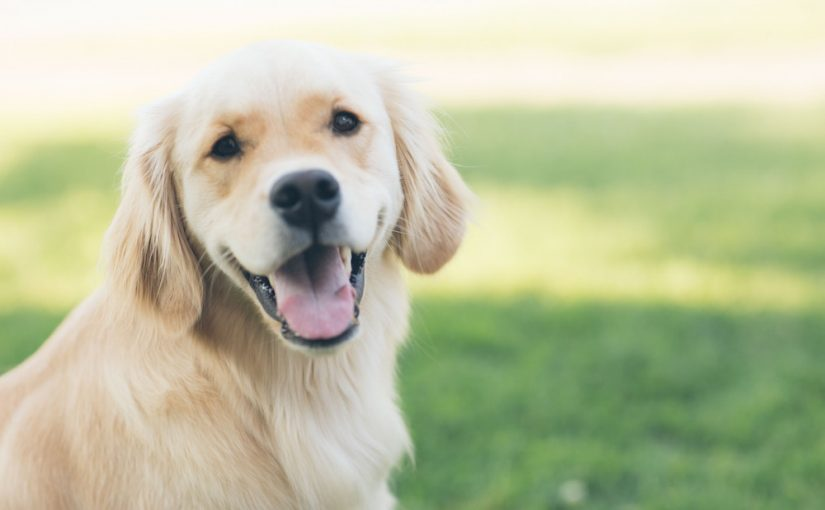
#> input picture Data/dog.jpg, 825 x 510 px, found by its file name
$ python chapter12.py
#> lines starting #> are read from the running program, lines starting #| are printed output that depends on the picture; after the words box and inside, x2 and y2 are one past the last pixel; in counts of white or black regions, pixels touching at a corner belong together
# Objective: Learn how to generate histograms for an image
import cv2 as cv
import matplotlib.pyplot as plt
import numpy as np

# read the image on the disk
img = cv.imread('Data\\dog.jpg')
#> img is the input picture: shape (510, 825, 3); mean B, G, R 158, 192.5, 186.8
cv.imshow('Dog', img)

blank = np.zeros(img.shape[:2], dtype='uint8')

gray = cv.cvtColor(img, cv.COLOR_BGR2GRAY)
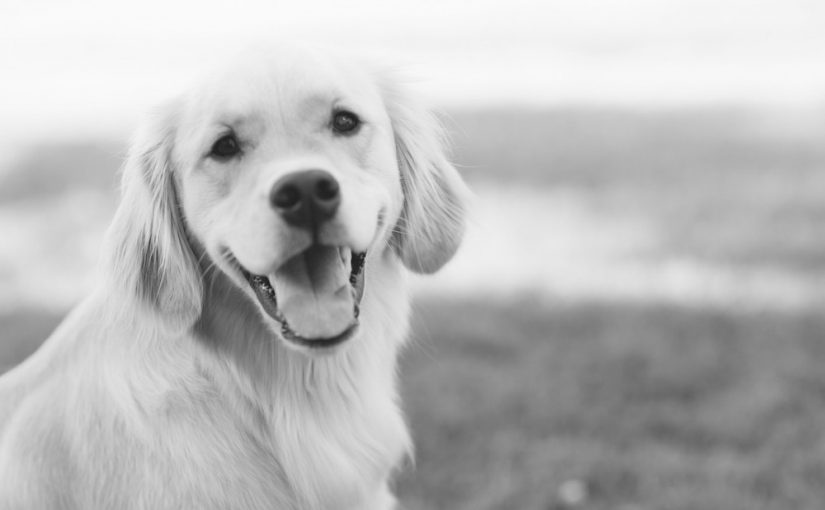
#> gray: shape (510, 825); min 26, max 251, mean 186.8
cv.imshow('Gray',gray)


# Grayscale histogram
# 0 in the number of channels
# None is the mask (we don't have a mask now)
gray_hist = cv.calcHist([gray], [0], None, [256], [0,256])
#> gray_hist = 256 values, max 12854 at index 247, min 0 at index 0, mean 1643.6

plt.figure()
plt.title('Grayscale Histogram')
plt.xlabel('Bins')
plt.ylabel('# of pixels')
plt.plot(gray_hist)
plt.xlim([0,256])
plt.grid(True)
plt.show()
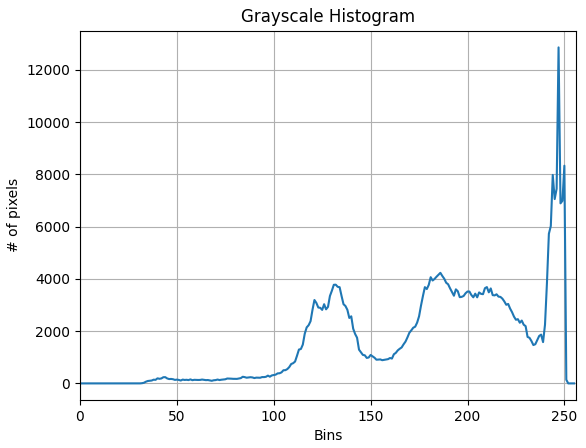
#> figure drawn by matplotlib, 1 panel; curve peaks at x = 247, y = 12854

# Calculate color histograms and apply a mask i.e. histograms will be calculated only on the not masked part of the image
mask = cv.circle(blank, (img.shape[1]//2, img.shape[0]//2), 100, 255, -1)
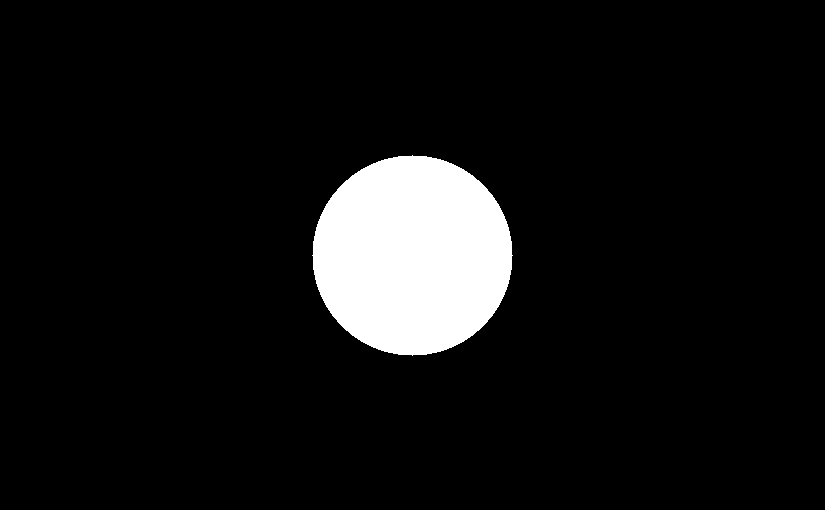
#> blank: shape (510, 825); 7.5% white; 1 white region, box (x1, y1, x2, y2) and area: (312, 155, 513, 356) 31417
masked = cv.bitwise_and(gray,gray,mask=mask)
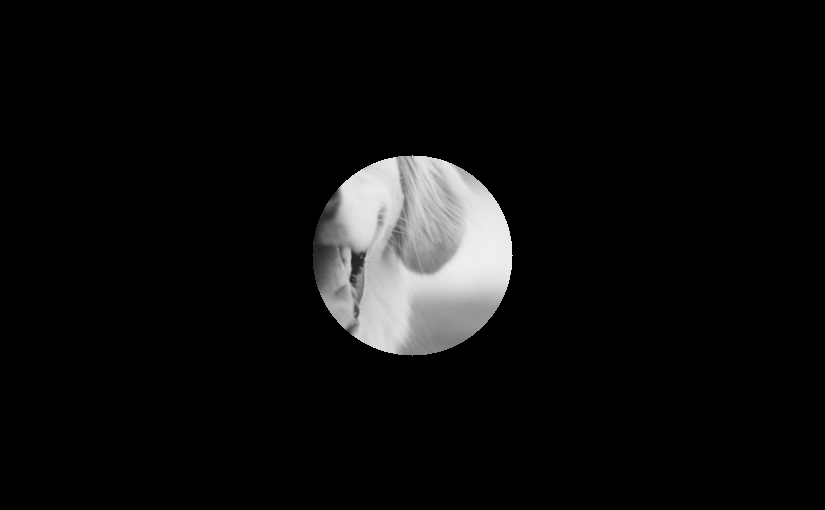
#> masked: shape (510, 825); min 0, max 239, mean 13.6
cv.imshow('Masked',masked)
gray_hist = cv.calcHist([gray], [0], mask, [256], [0,256])
#> gray_hist = 256 values, max 603 at index 237, min 0 at index 0, mean 122.7

plt.figure()
plt.title('Colour Histogram')
plt.xlabel('Bins')
plt.ylabel('# of pixels')


# Color Histogram
mask = cv.circle(blank, (img.shape[1]//2, img.shape[0]//2), 100, 255, -1)
masked = cv.bitwise_and(img,img,mask=mask)
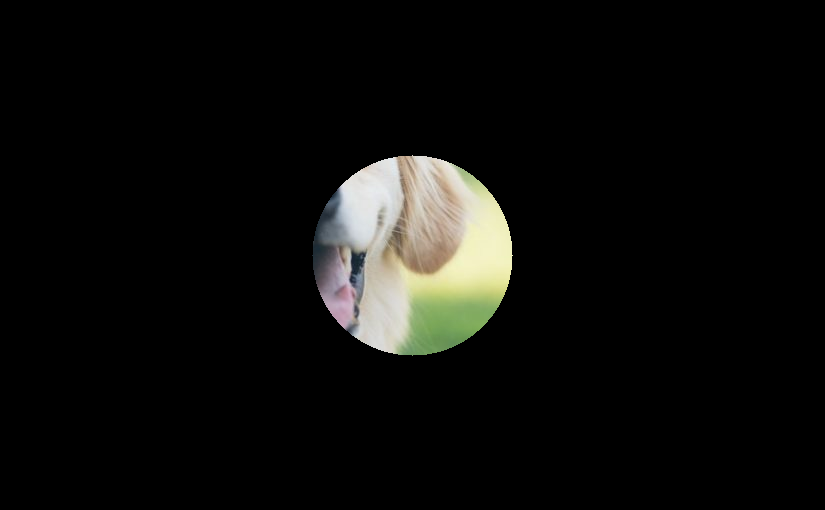
#> masked: shape (510, 825, 3); mean B, G, R 11.9, 13.9, 13.8
colors = ('b','g','r')
print(masked.shape)
#| (510, 825, 3)
for i,col in enumerate(colors):
    hist = cv.calcHist([img],[i],mask,[256],[0,256])
    plt.plot(hist,color=col)
    plt.xlim([0,256])

plt.show()
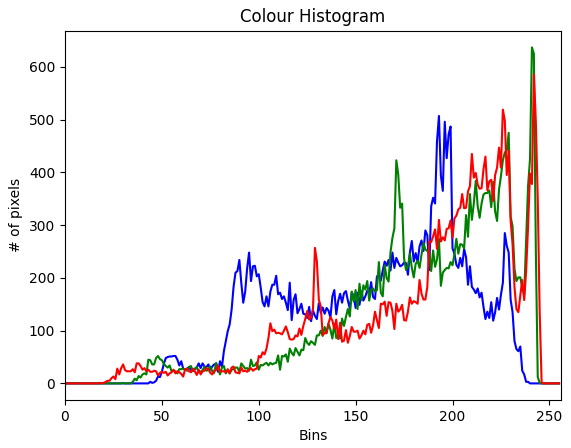
#> figure drawn by matplotlib, 1 panel; curve peaks at x = 193, y = 507; curve peaks at x = 241, y = 637; curve peaks at x = 242, y = 586
cv.waitKey(0)

$ run again, with Data/landscape.JPG copied over Data/dog.jpg
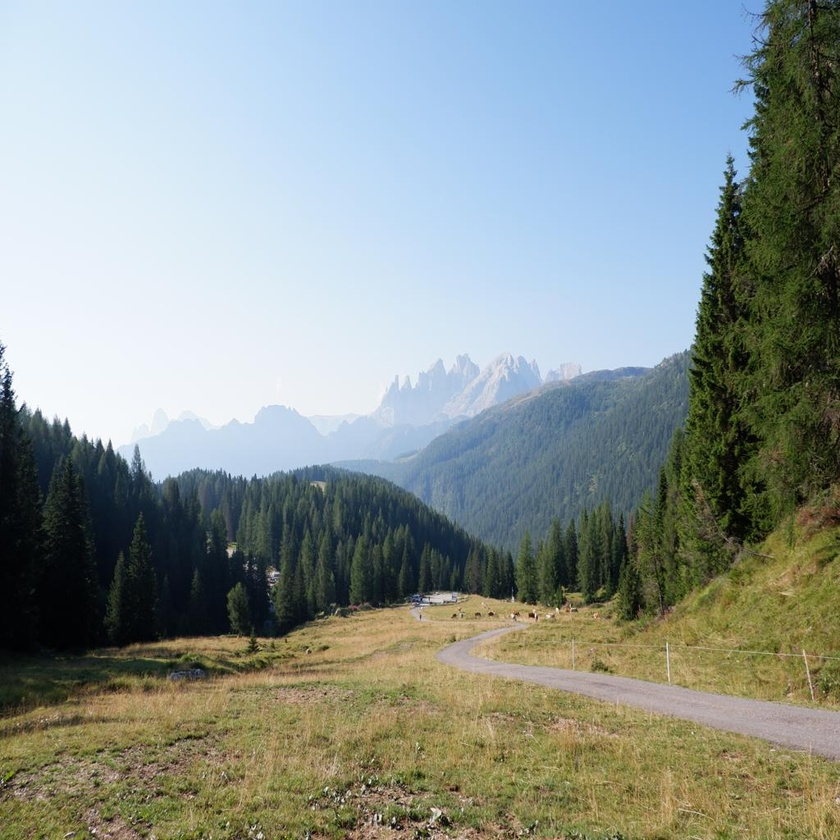
#> input picture Data/landscape.JPG, 840 x 840 px, shrunk from 1024 x 1024 before the run, found by its file name
#> img is the input picture: shape (840, 840, 3); mean B, G, R 145.8, 149.5, 139.7
#> `gray_hist = cv.calcHist([gray], [0], None, [256], [0,256])`: gray_hist = 256 values, max 6410 at index 239, min 3 at index 255, mean 2756.2
#> `mask = cv.circle(blank, (img.shape[1]//2, img.shape[0]//2), 100, 255, ..`:
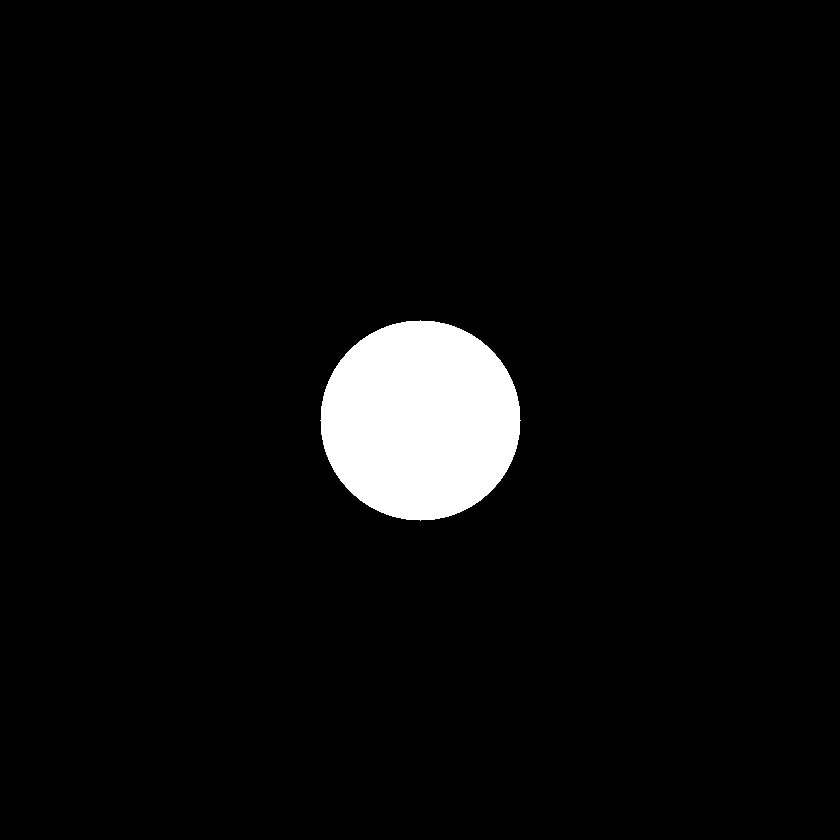
#> blank: shape (840, 840); 4.5% white; 1 white region, box (x1, y1, x2, y2) and area: (320, 320, 521, 521) 31417
#> `gray_hist = cv.calcHist([gray], [0], mask, [256], [0,256])`: gray_hist = 256 values, max 838 at index 237, min 0 at index 0, mean 122.7
#| (840, 840, 3)
#> `plt.show()`:
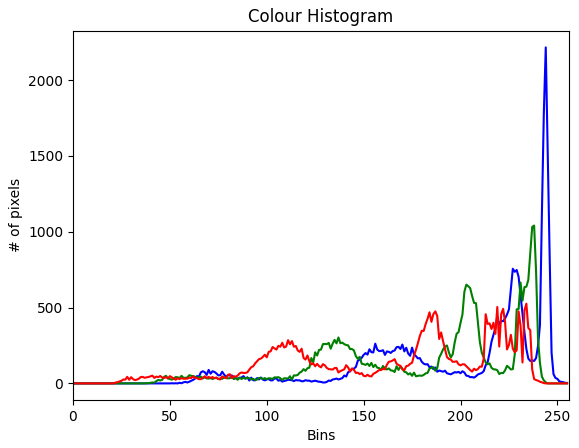
#> figure drawn by matplotlib, 1 panel; curve peaks at x = 244, y = 2216; curve peaks at x = 238, y = 1041; curve peaks at x = 234, y = 526

$ run again, with Data/registration.jpg copied over Data/dog.jpg
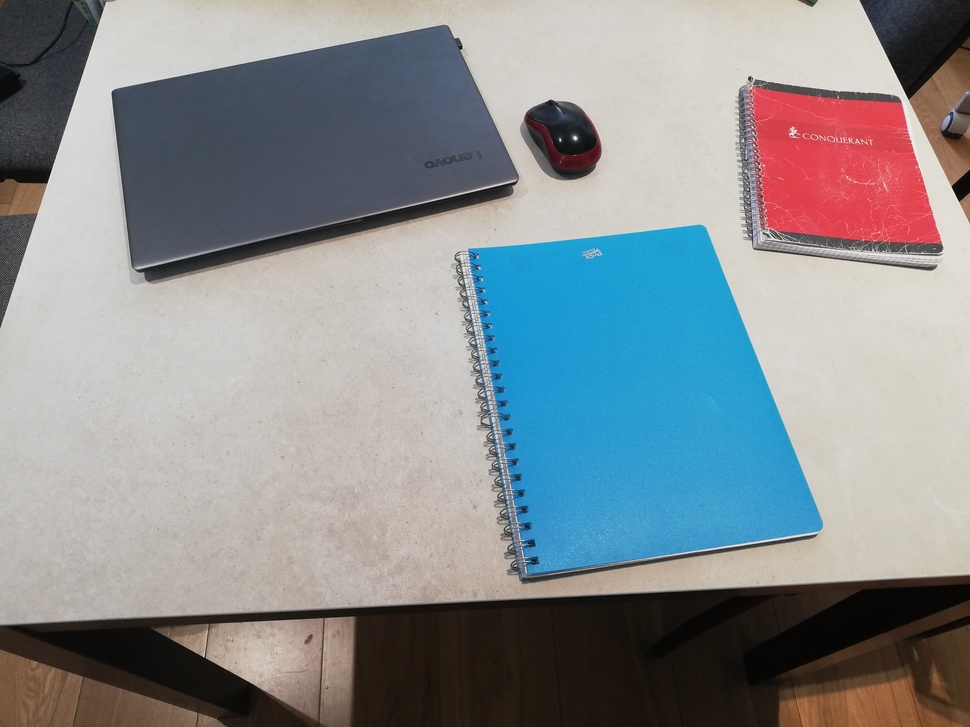
#> input picture Data/registration.jpg, 970 x 727 px, shrunk from 4608 x 3456 before the run, found by its file name
#> img is the input picture: shape (727, 970, 3); mean B, G, R 144.9, 141.8, 136.8
#> `gray_hist = cv.calcHist([gray], [0], None, [256], [0,256])`: gray_hist = 256 values, max 13715 at index 209, min 0 at index 0, mean 2754.6
#> `mask = cv.circle(blank, (img.shape[1]//2, img.shape[0]//2), 100, 255, ..`:
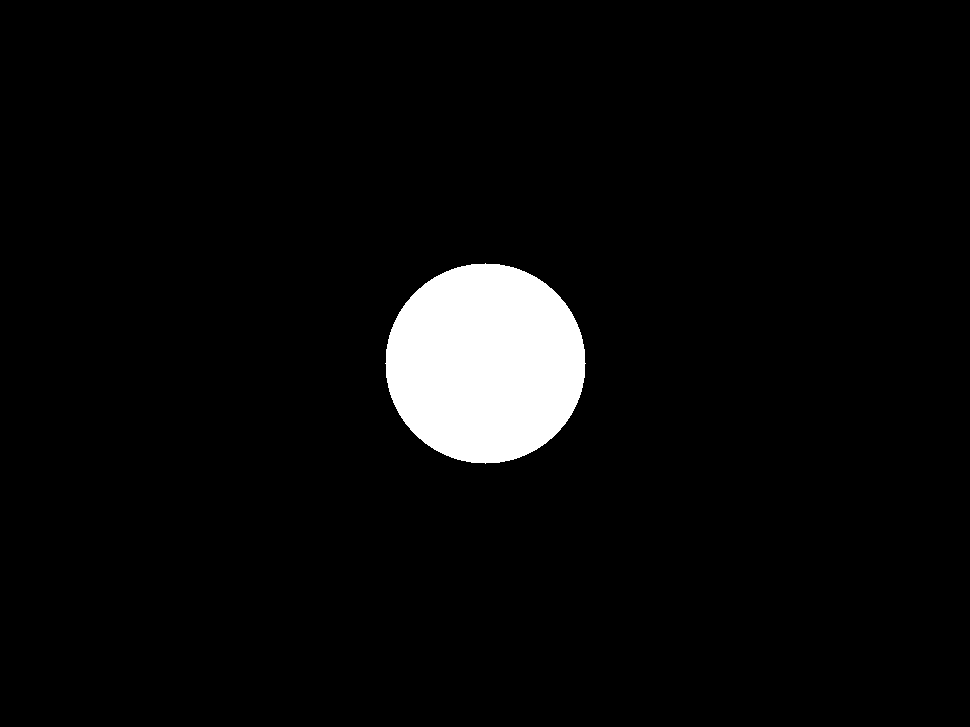
#> blank: shape (727, 970); 4.5% white; 1 white region, box (x1, y1, x2, y2) and area: (385, 263, 586, 464) 31417
#> `gray_hist = cv.calcHist([gray], [0], mask, [256], [0,256])`: gray_hist = 256 values, max 2222 at index 121, min 0 at index 0, mean 122.7
#| (727, 970, 3)
#> `plt.show()`:
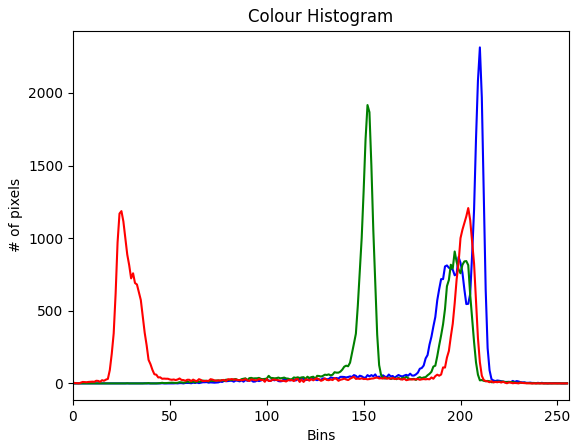
#> figure drawn by matplotlib, 1 panel; curve peaks at x = 210, y = 2313; curve peaks at x = 152, y = 1916; curve peaks at x = 204, y = 1207
